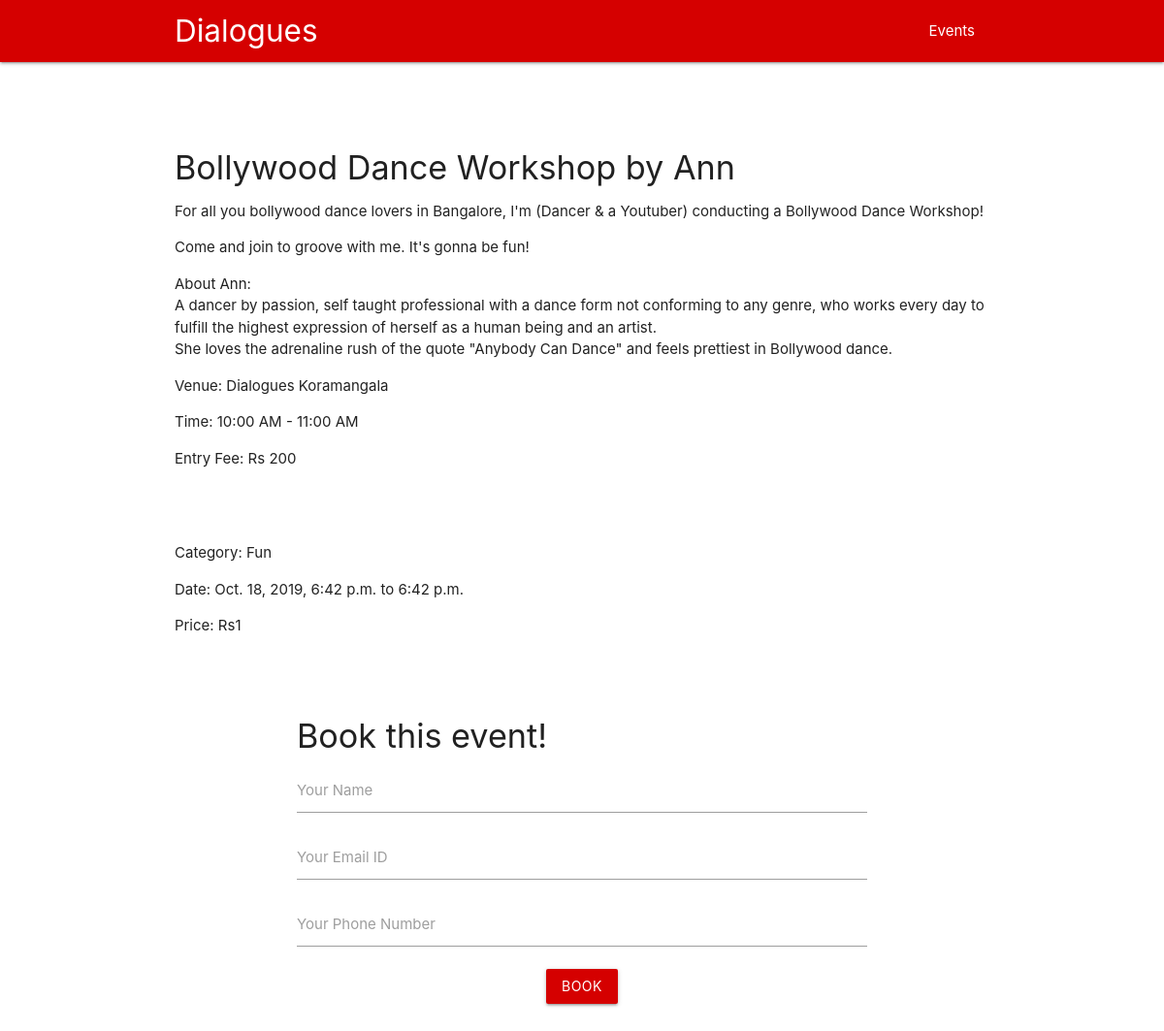
Page /dance on the committed database.
### EventsHosting/models.py (models this page shows, shortened)
class Event(models.Model):
    title = models.CharField(max_length=101)
    body = models.TextField()
    price = models.IntegerField()
    datetime = models.DateTimeField()
    endtime = models.TimeField()
    image = models.FileField(upload_to='static/')
    currentnum = models.IntegerField(default=0)
    maxnum = models.IntegerField(default=10)
    category = models.TextField()
    emaillist = models.TextField(blank=True)
    slug = models.SlugField()
    category = models.ForeignKey('Category', on_delete=models.CASCADE)

class Category(models.Model):
    category = models.CharField(max_length=100)
    def __str__(self):
        return self.category

### EventsHosting/views.py (the view)
# urls.py: path('<slug:slug>', views.details, name='details')
def details(request,slug):
    event = Event.objects.get(slug=slug)
    return render(request, 'eventdetail.html',{'event':event})

### templates/eventdetail.html (shortened to what this page needs)
{%extends 'basetemplate.html'%}
{%load static%}
{%block content%}
    <div style="width:600px,height:800px" class="container">
    </div>
    <h4>{{event.title}}</h4>
    <p>{{event.body|linebreaks}}</p>
    <br>
    <br>
    <p>Category: {{event.category}}</p>
    <p>Date: {{event.datetime}} to {{event.endtime}}</p>
    <p>Price: Rs{{event.price}}</p>
  <form class="" action="/submit/" method="post">
    <div class="container section">
      <div id='output' class='section'></div>
      <h4>Book this event!</h4>
      <div class='input-field'>
        <input type="text" id='handle' name="name"/>
        <label for="handle">Your Name</label>
      </div>
      <div class='input-field'>
        <input type="text" id='emailid' name="emailid"/>
        <label for="message">Your Email ID</label>
      </div>
      <div class='input-field'>
        <input type="number" id='phonenumber' name="phonenumber"/>
        <label for="phonenumber">Your Phone Number</label>
      </div>
      <div class="input-field center">
        <button class='btn red accent-4' id="send">Book</button>
      </div>
    </div>
  </form>
{%endblock%}

### rows in the picture
Event: title "Bollywood Dance Workshop by Ann", body "For all you bollywood dance lovers in Bangalore, I'm (Dancer & a Youtuber) conducting a Bollywood Dance Workshop! Come and join to groove with me. It's gonna be fun! About Ann: A dancer by passion, self taught professional with a dance form not conforming to any genre, who works every day to fulfill the highest expression of herself as a human being and an artist. She loves the adrenaline rush of the quote \"Anybody Can Dance\" and feels prettiest in Bollywood dance. Venue: Dialogues Koramangala Time: 10:00 AM - 11:00 AM Entry Fee: Rs 200", category "Fun", datetime "Oct. 18, 2019, 6:42 p.m.", endtime "6:42 p.m.", price "1"
